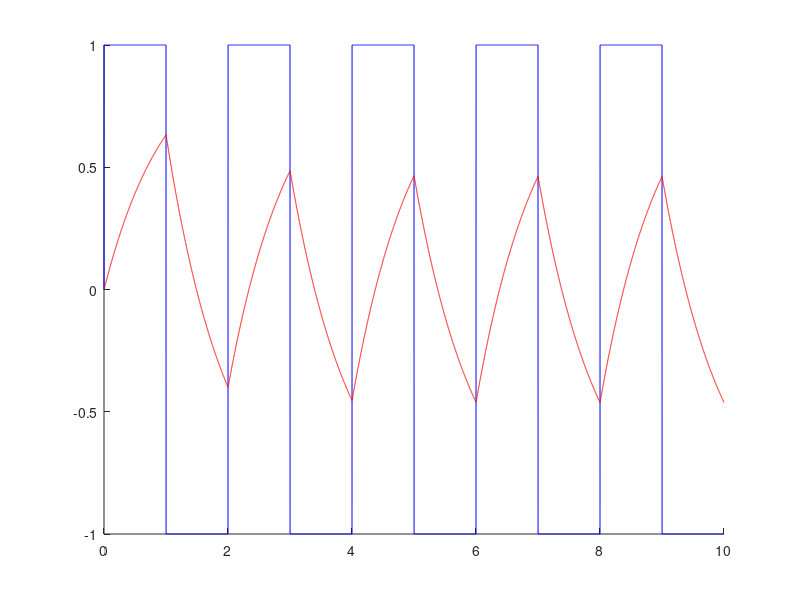

Write the MATLAB code that produced this figure.

clear
clc

R = 100e3;
C = 10e-6;


tstep = 0.001;
start = 0;
stop = 10;
t = [start:tstep:stop];
Nt = -(start-stop)/tstep+1;
K = tstep/(R*C);

% Uin = zeros(size(t));
% range = t >= 1;
% Uin(range) = 5;


Uin = sin(2*pi*.5*t);
Uin(Uin>0) = 1;
Uin(Uin<0) = -1;


Uout = zeros(1,Nt);

for i = 1 : Nt-1
    Uout(i+1) = K * (Uin(i) - Uout(i)) + Uout(i);
end

hold on
plot(t, Uin, 'b');
plot(t, Uout, 'r');
